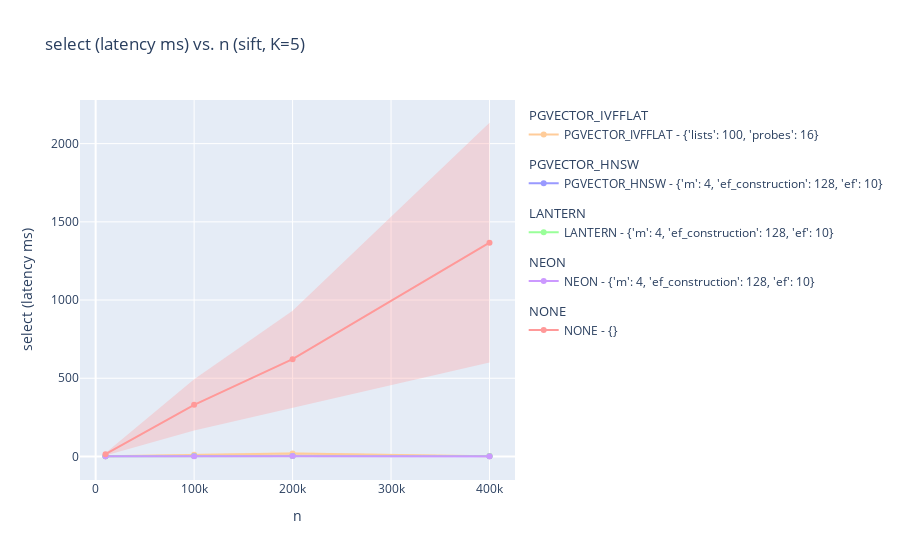

The code cell stored with this chart in its notebook:
### Code cell
from core.utils.constants import Extension, ExperimentParam, Dataset, Metric, DEFAULT_INDEX_PARAMS
from core.benchmark_select import generate_plot
generate_plot(DEFAULT_INDEX_PARAMS, Dataset.SIFT, ExperimentParam.K, 5, ExperimentParam.N, Metric.SELECT_LATENCY, Metric.SELECT_LATENCY_STDDEV)

### Figure 1 — Plotly figure (JSON) as saved in the notebook; plotly's stock layout.template omitted (floating-point values rounded to 4 significant figures)
{"data": [{"legendgroup": "PGVECTOR_IVFFLAT", "legendgrouptitle": {"text": "PGVECTOR_IVFFLAT"}, "marker": {"color": "rgb(255,204,153)"}, "mode": "lines+markers", "name": "PGVECTOR_IVFFLAT - {'lists': 100, 'probes': 16}", "type": "scatter", "x": [10000, 100000, 200000, 400000], "y": [1.217, 10.24, 19.25, 0.98]}, {"fill": "toself", "fillcolor": "rgba(255,204,153,0.3)", "legendgroup": "PGVECTOR_IVFFLAT", "line": {"color": "rgba(255,255,255,0)"}, "showlegend": false, "type": "scatter", "x": [10000, 100000, 200000, 400000, 400000, 200000, 100000, 10000], "y": [3.246, 17.34, 26.68, 3.983, -2.023, 11.82, 3.147, -0.812]}, {"legendgroup": "PGVECTOR_HNSW", "legendgrouptitle": {"text": "PGVECTOR_HNSW"}, "marker": {"color": "rgb(153,153,255)"}, "mode": "lines+markers", "name": "PGVECTOR_HNSW - {'m': 4, 'ef_construction': 128, 'ef': 10}", "type": "scatter", "x": [10000, 100000, 200000, 400000], "y": [1.971, 2.84, 3.512, 0.937]}, {"fill": "toself", "fillcolor": "rgba(153,153,255,0.3)", "legendgroup": "PGVECTOR_HNSW", "line": {"color": "rgba(255,255,255,0)"}, "showlegend": false, "type": "scatter", "x": [10000, 100000, 200000, 400000, 400000, 200000, 100000, 10000], "y": [5.019, 7.333, 10.18, 3.104, -1.23, -3.157, -1.653, -1.077]}, {"legendgroup": "LANTERN", "legendgrouptitle": {"text": "LANTERN"}, "marker": {"color": "rgb(153,255,153)"}, "mode": "lines+markers", "name": "LANTERN - {'m': 4, 'ef_construction': 128, 'ef': 10}", "type": "scatter", "x": [10000, 100000, 200000, 400000], "y": [1.657, 2.865, 2.513, 3.343]}, {"fill": "toself", "fillcolor": "rgba(153,255,153,0.3)", "legendgroup": "LANTERN", "line": {"color": "rgba(255,255,255,0)"}, "showlegend": false, "type": "scatter", "x": [10000, 100000, 200000, 400000, 400000, 200000, 100000, 10000], "y": [5.389, 7.605, 7.354, 8.621, -1.935, -2.328, -1.875, -2.075]}, {"legendgroup": "NEON", "legendgrouptitle": {"text": "NEON"}, "marker": {"color": "rgb(204,153,255)"}, "mode": "lines+markers", "name": "NEON - {'m': 4, 'ef_construction': 128, 'ef': 10}", "type": "scatter", "x": [10000, 100000, 200000, 400000], "y": [0.951, 1.595, 2.796, 2.152]}, {"fill": "toself", "fillcolor": "rgba(204,153,255,0.3)", "legendgroup": "NEON", "line": {"color": "rgba(255,255,255,0)"}, "showlegend": false, "type": "scatter", "x": [10000, 100000, 200000, 400000, 400000, 200000, 100000, 10000], "y": [3.057, 4.885, 10.55, 6.986, -2.682, -4.962, -1.695, -1.155]}, {"legendgroup": "NONE", "legendgrouptitle": {"text": "NONE"}, "marker": {"color": "rgb(255,153,153)"}, "mode": "lines+markers", "name": "NONE - {}", "type": "scatter", "x": [10000, 100000, 200000, 400000], "y": [14.61, 330.0, 621.8, 1367.0]}, {"fill": "toself", "fillcolor": "rgba(255,153,153,0.3)", "legendgroup": "NONE", "line": {"color": "rgba(255,255,255,0)"}, "showlegend": false, "type": "scatter", "x": [10000, 100000, 200000, 400000, 400000, 200000, 100000, 10000], "y": [22.36, 494.2, 931.5, 2133.0, 600.7, 312.2, 165.8, 6.852]}], "layout": {"autosize": true, "title": {"text": "select (latency ms) vs. n (sift, K=5)"}, "xaxis": {"autorange": true, "range": [-15010.0, 425000.0], "title": {"text": "n"}, "type": "linear"}, "yaxis": {"autorange": true, "range": [-181.4, 2310.0], "title": {"text": "select (latency ms)"}, "type": "linear"}}}
